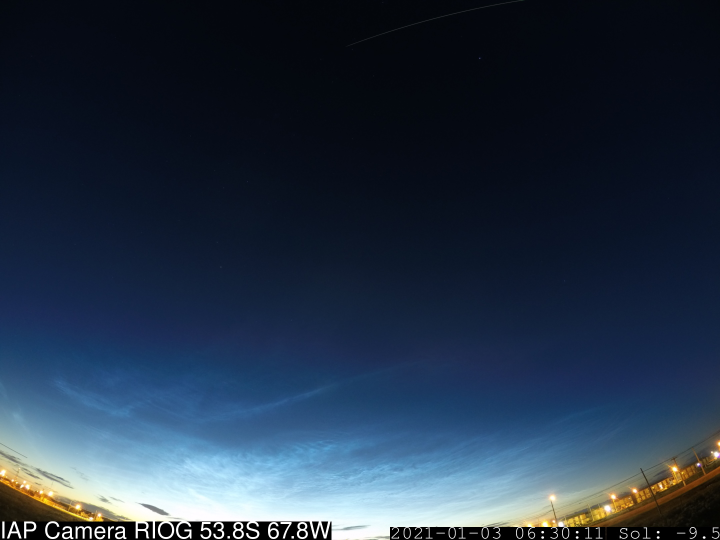
#> input picture Noctilucentes/Noctilucentes (ejemplos)/2021-01030343.jpg, 1440 x 1080 px (shown at 1/2 size)
$ python -i Clasificar.py   (imports and definitions only)
#> lines starting #> are read from the running program, lines starting #| are printed output that depends on the picture; after the words box and inside, x2 and y2 are one past the last pixel; in counts of white or black regions, pixels touching at a corner belong together
import os
import re
import shutil  # Para mover archivos
import cv2  # OpenCV
import pytesseract
import numpy as np

# --- 1. CONFIGURACIÓN PRINCIPAL ---
CARPETAS_ORIGEN = ["Enero", "Diciembre"]

# Carpeta para imágenes que coinciden
CARPETA_DESTINO = "_CLASIFICADAS"

# ¡NUEVO! Carpeta para imágenes que fallan
CARPETA_ERRORES = "_ERRORES"

# Límites del ángulo del sol
MIN_ANGULO = -9.5
MAX_ANGULO = -8.0

# --- 2. FUNCIÓN DE PROCESAMIENTO (AHORA DEVUELVE CÓDIGOS) ---
def procesar_imagen(ruta_imagen):
    """
    Procesa una sola imagen.
    Devuelve:
    - "CLASIFICAR" (si el ángulo coincide)
    - "DESCARTAR" (si el ángulo no coincide)
    - "ERROR" (si no puede leer "Sol:" o hay un error técnico)
    """
    try:
        # 1. Abrir y Recortar (Ultra-preciso)
        imagen = cv2.imread(ruta_imagen)
#> imagen is the input picture: shape (1080, 1440, 3); mean B, G, R 70.3, 51.8, 36.9
        if imagen is None:
            print(f"  -> Error: No se pudo leer la imagen {ruta_imagen}")
            return "ERROR"

        (altura, anchura) = imagen.shape[:2]
#> altura = 1080; anchura = 1440
        inicio_y = int(altura * 0.90)
#> inicio_y = 972
        inicio_x = int(anchura * 0.50)
#> inicio_x = 720
        region_interes = imagen[inicio_y:altura, inicio_x:anchura]
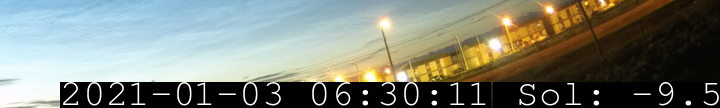
#> region_interes: shape (108, 720, 3); mean B, G, R 117.8, 128.2, 123.4

        # 3. PRE-PROCESAMIENTO
        gris = cv2.cvtColor(region_interes, cv2.COLOR_BGR2GRAY)
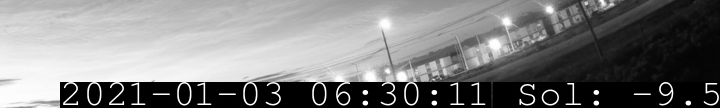
#> gris: shape (108, 720); min 0, max 255, mean 125.6
        factor_escala = 3
        (h, w) = gris.shape
#> h = 108; w = 720
        gris_grande = cv2.resize(
            gris, (w * factor_escala, h * factor_escala), interpolation=cv2.INTER_CUBIC
        )
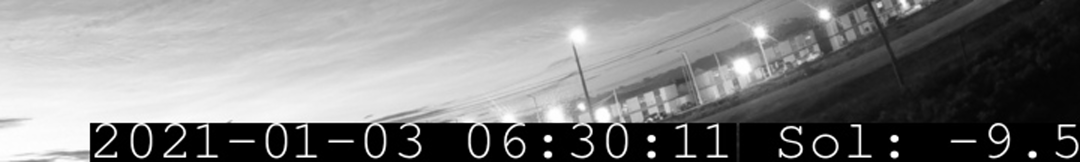
#> gris_grande: shape (324, 2160) (shown at 1/2 size); min 0, max 255, mean 125.8
        mascara_binaria = cv2.inRange(gris_grande, 150, 255)
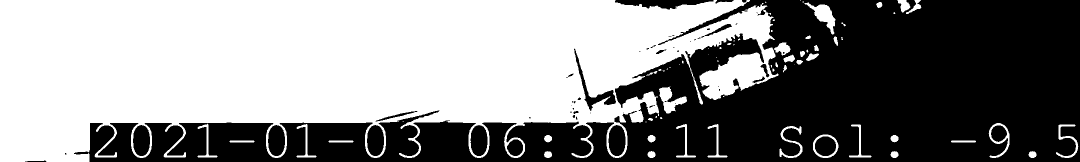
#> mascara_binaria: shape (324, 2160) (shown at 1/2 size); 53.5% white; 52 black regions (27 under 20 px), largest, box (x1, y1, x2, y2) and area: (148, 0, 2160, 324) 308346, (1230, 0, 1427, 19) 2122, (734, 250, 768, 312) 1705
        franja_preparada = cv2.bitwise_not(mascara_binaria)

        # (Quitamos el "engrosar" - dilate)

        # 7. Usar Tesseract
        config_ocr = '--psm 6 -l spa+eng'
#> (the run stopped early here; a loop or call above may not have finished)

$ run again, on Noctilucentes/Noctilucentes 2023/2023-12290342.jpg
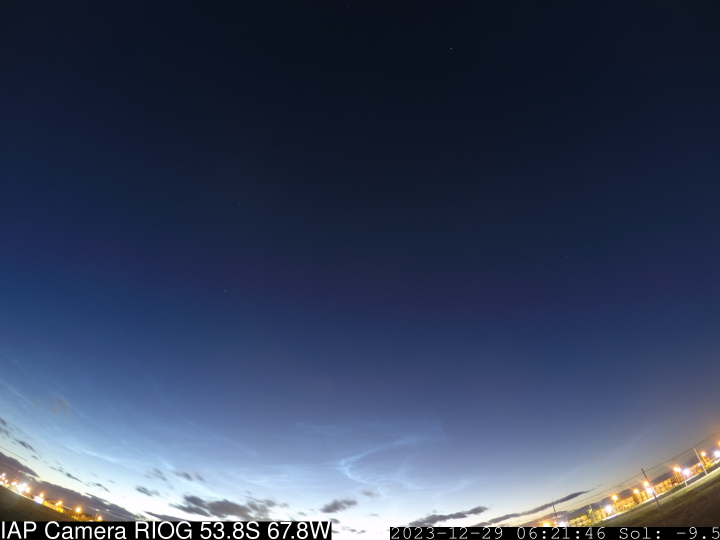
#> input picture Noctilucentes/Noctilucentes 2023/2023-12290342.jpg, 1440 x 1080 px (shown at 1/2 size)
#> in procesar_imagen, imagen is the input picture: shape (1080, 1440, 3); mean B, G, R 91.9, 66.4, 55.1
#> in procesar_imagen, `gris_grande = cv2.resize( gris, (w * factor_escala, h * factor_escala)..`:
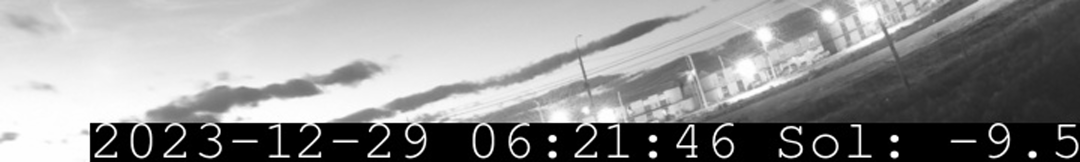
#> gris_grande: shape (324, 2160) (shown at 1/2 size); min 0, max 255, mean 142.6
#> in procesar_imagen, `mascara_binaria = cv2.inRange(gris_grande, 150, 255)`:
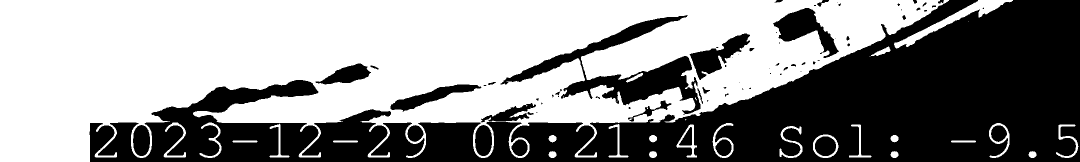
#> mascara_binaria: shape (324, 2160) (shown at 1/2 size); 55.8% white; 73 black regions (33 under 20 px), largest, box (x1, y1, x2, y2) and area: (179, 0, 2160, 324) 263832, (1001, 30, 1401, 230) 18338, (1546, 16, 1678, 116) 5180
